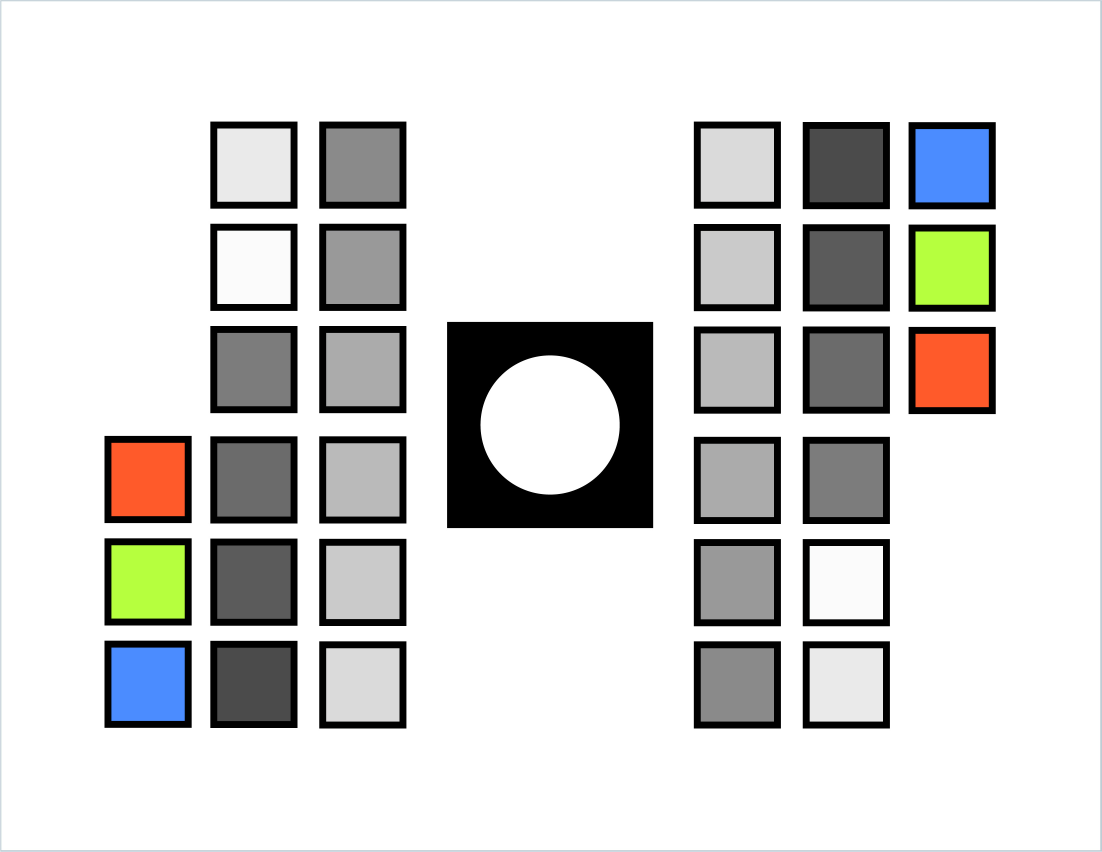
#> input picture app/data/RC_RGB_v1.2.4.jpg, 3304 x 2554 px (shown at 1/3 size)
$ python benchmark.py   (older library calls are emulated)
#> lines starting #> are read from the running program, lines starting #| are printed output that depends on the picture; after the words box and inside, x2 and y2 are one past the last pixel; in counts of white or black regions, pixels touching at a corner belong together
### utils.py
import numpy as np
import cv2
import cv2 as cv
import matplotlib.pyplot as plt
import math
from pathlib import Path
from sklearn.cross_decomposition import PLSRegression

from config import WIDTH, HEIGHT

font = cv2.FONT_HERSHEY_SIMPLEX


def convert_to_grayscale(image):
    return cv2.cvtColor(image, cv2.COLOR_BGR2GRAY)


def apply_threshold(image, low=127, high=255, mode=cv2.THRESH_BINARY_INV):
    return cv2.threshold(image, low, high, mode)


def resize(image):
    '''
        Reshapes and rotates to fit dims of reference
        If uses different aspect ratio - pad with white pixels
    '''
    h, w, c = image.shape
    if(w < h):
        image = cv2.transpose(image)
        image = cv2.flip(image, flipCode=0)

    return cv2.resize(image, (WIDTH, HEIGHT), cv2.INTER_AREA)


def pad(image, size=32, background=[255, 255, 255]):
    return cv2.copyMakeBorder(
        image.copy(), size, size, size, size, cv2.BORDER_CONSTANT, value=WHITE)


# [46 lines left out: functions median_blur, apply_opening, apply_closing, run_split_visualizer, run_visualizer, not called in this run]


def calibrate_threshold(image, use_ui=False):
    low = 127
    high = 255

    if use_ui == False:
        return low, high

    font = cv2.FONT_HERSHEY_SIMPLEX

    def update_low_threshold(x):
        low = x

    def update_high_threshold(x):
        high = x

    cv2.namedWindow('controls')
    cv2.createTrackbar('low', 'controls', 127, 255, update_low_threshold)
    cv2.createTrackbar('high', 'controls', 255, 255, update_high_threshold)

    while(True):
        low = int(cv2.getTrackbarPos('low', 'controls'))
        high = int(cv2.getTrackbarPos('high', 'controls'))
        (thresh, image_with_threshold) = cv2.threshold(
            image, low, high, cv2.THRESH_BINARY_INV)
        image_with_threshold = cv2.putText(
            image_with_threshold, f"Low: {low} -- High: {high}", (30, 330), font, 0.7, (255, 255, 255), 1)

        cv2.imshow('controls', image_with_threshold)

        k = cv2.waitKey(1) & 0xFF
        if k == 27:
            break

    cv2.destroyAllWindows()

    return low, high


# [148 lines left out: functions plot, run_orb, run_sift, drawKeyPts, not called in this run]


def sort_contours(contours, base=50):
    return NotImplementedError


# [134 lines left out: functions extract_fast_features, remove_noise_before_keypoint_detecton, not called in this run]


def angle_cos(p0, p1, p2):
    # https://github.com/opencv/opencv/blob/master/modules/python/test/test_squares.py
    d1, d2 = (p0-p1).astype('float'), (p2-p1).astype('float')
    return abs(np.dot(d1, d2) / np.sqrt(np.dot(d1, d1)*np.dot(d2, d2)))


def extract_all_points(original, after_threshold):

    image = original.copy()
    contours = cv2.findContours(
        after_threshold, cv2.RETR_EXTERNAL, cv2.CHAIN_APPROX_SIMPLE)
    contours = contours[0] if len(contours) == 2 else contours[1]
    squares = []

    # cv2.drawContours(image, contours, -1, (0, 255, 0), 3)
    # plot([after_threshold, image])
    # return

    # https://coderedirect.com/questions/493257/advanced-square-detection-with-connected-region
    img_number = 0
    base = 40
    for contour in contours:
        contour_len = cv2.arcLength(contour, True)
        contour_area = cv2.contourArea(contour)
        contour = cv2.approxPolyDP(contour, 0.02*contour_len, True)
        if len(contour) == 4 and contour_area > 1000 and contour_area < 30000 and cv2.isContourConvex(contour):
            contour = contour.reshape(-1, 2)
            # print([angle_cos(contour[i], contour[(i+1) % 4], contour[(i+2) % 4]) for i in range(4)])
            max_cos = np.max(
                [angle_cos(contour[i], contour[(i+1) % 4], contour[(i+2) % 4]) for i in range(4)])
            if max_cos < 0.5:
                contour = sorted(contour, key=lambda b: (
                    base * math.floor(b[0] / base), base * math.floor(b[1] / base)), reverse=False)
                squares.append(contour)
                # print("CONTOUR: \n", contour)
                # cv2.putText(
                #     image, f"{img_number}", contour[0], font, 0.9, (0, 0, 0), 3)
                # img_number += 1
                # # cv2.circle(image, contour[0], 8, (0, 0, 255), -1)
                # # cv2.circle(image, contour[1], 8, (0, 255, 0), -1)
                # # cv2.circle(image, contour[2], 8, (255, 0, 0), -1)
                # # cv2.circle(image, contour[3], 8, (255, 0, 255), -1)

    sorted_contours = sorted(squares, key=lambda b: (
        base * math.floor(b[0][0] / base), base * math.floor(b[0][1] / base)), reverse=False)

    colors = []
    for idx, contour in enumerate(sorted_contours):
        cv2.putText(image, f"{idx}", contour[0], font, 0.9, (0, 0, 0), 3)
        cv2.circle(image, contour[0], 8, (0, 0, 255), -1)
        cv2.circle(image, contour[1], 8, (0, 255, 0), -1)
        cv2.circle(image, contour[2], 8, (255, 0, 0), -1)
        cv2.circle(image, contour[3], 8, (255, 0, 255), -1)
        x, y, w, h = cv2.boundingRect(np.array([contour]))

        padding = 6
        ROI = original[y+padding:y +
                       h-padding, x+padding:x+w-padding]
        colors.append(np.average(ROI, axis=(0, 1)))

    return image, np.array(sorted_contours), colors


# [39 lines left out: functions get_color_calibration_model, extract_filter, calculate_reprojection_error, not called in this run]

### benchmark.py
import numpy as np
import cv2
import cv2 as cv
from config import reference, targets_with_ring_light_v2 as targets
import matplotlib.pyplot as plt
import utils
from utils import run_visualizer, run_split_visualizer
import colour


USE_UI_FOR_CALIBRATION = False
USE_SIFT = True
SHOW_SIFT_PLOT = False

# USE_SIFT = False
# SHOW_SIFT_PLOT = True

reference_card = utils.resize(cv.imread(reference))
#> in resize, `h, w, c = image.shape`: h = 2554; w = 3304; c = 3
reference_card_grayscale = utils.convert_to_grayscale(reference_card)
#> in convert_to_grayscale, `return cv2.cvtColor(image, cv2.COLOR_BGR2GRAY)`:
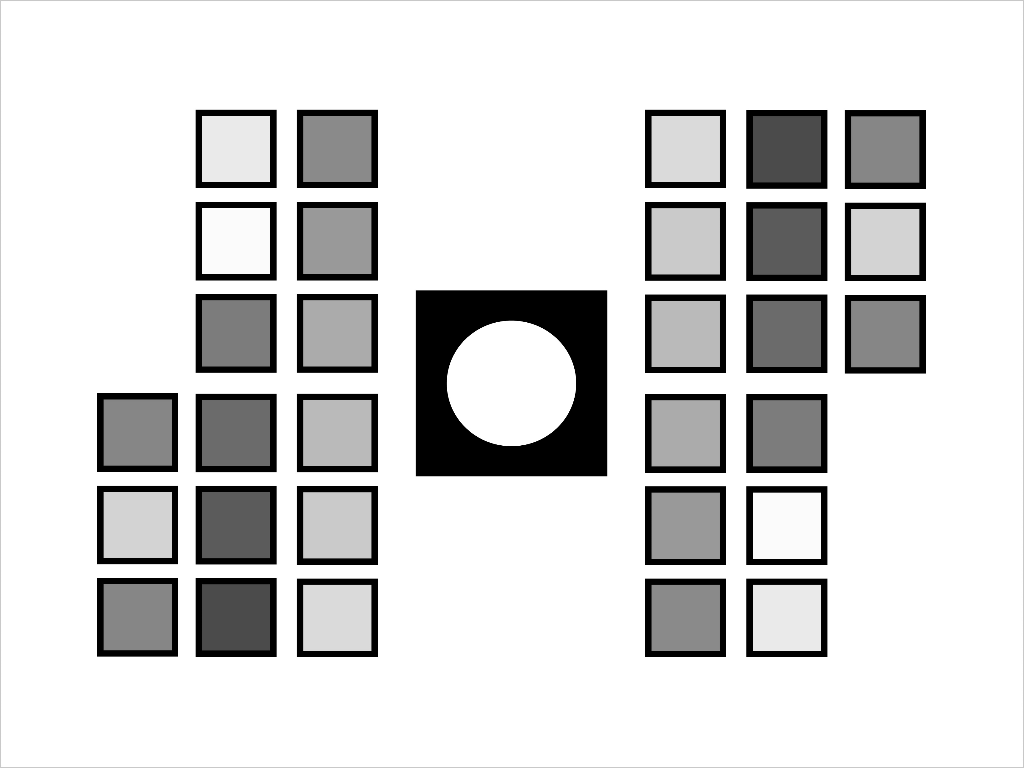
#> returned value: shape (768, 1024); min 0, max 255, mean 213.3
ref_low, ref_high = utils.calibrate_threshold(
    reference_card_grayscale, use_ui=USE_UI_FOR_CALIBRATION)
#> ref_low = 127; ref_high = 255
(ref_thresh, ref_threshold) = cv2.threshold(
    reference_card_grayscale, ref_low, ref_high, cv2.THRESH_BINARY_INV)
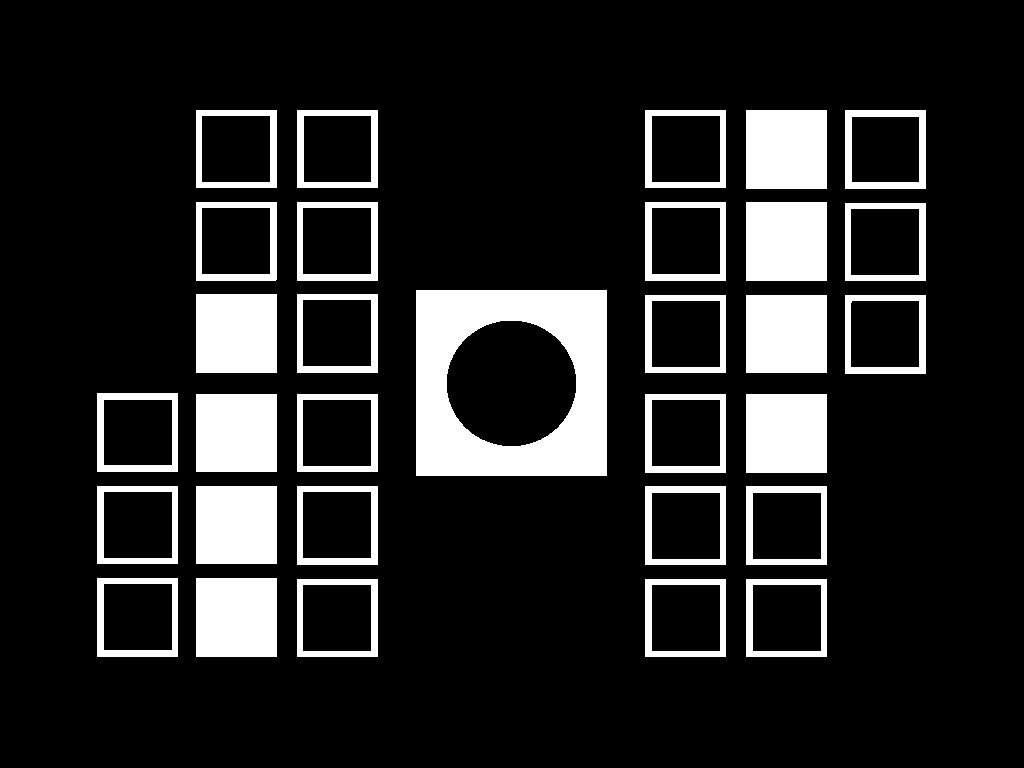
#> ref_threshold: shape (768, 1024); 14.7% white; 31 white regions
#> ref_thresh = 127
im1, c1, ref_colors = utils.extract_all_points(reference_card, ref_threshold)
#> in extract_all_points, `contours = cv2.findContours( after_threshold, cv2.RETR_EXTERNAL, cv2.C..`: contours = 31 contours; largest, box (x1, y1, x2, y2) and area: (416, 290, 607, 476) 35150, (196, 578, 277, 657) 6240, (97, 578, 178, 657) 6240, (746, 486, 827, 565) 6240, (645, 486, 726, 565) 6240
#> the loop in extract_all_points, `for contour in contours:` made 31 passes
#> (contour, contour_len, contour_area, max_cos) on passes 1 to 9: ([[746, 579], [746, 656], [826, 579], [826, 656]], 314, 6160, 0), ([[645, 579], [645, 656], [725, 579], [725, 656]], 314, 6160, 0), ([[297, 579], [297, 656], [377, 579], [377, 656]], 314, 6160, 0), ([[196, 578], [196, 656], [276, 578], [276, 656]], 316, 6240, 0), ([[97, 578], [97, 656], [177, 578], [177, 656]], 316, 6240, 0), ([[746, 486], [746, 564], [826, 486], [826, 564]], 316, 6240, 0), ([[645, 486], [645, 564], [725, 486], [725, 564]], 316, 6240, 0), ([[297, 486], [297, 564], [377, 486], [377, 564]], 316, 6240, 0), ([[196, 486], [196, 563], [276, 486], [276, 563]], 314, 6160, 0)
#> (contour_len, contour_area, contour, max_cos) on pass 26: (315.4, 6239.5, [[196, 202], [196, 280], [276, 202], [276, 279]], 0.0125)
#> after the loop in extract_all_points, `for contour in contours:`: max_cos = 0; squares = 30 items
#> the loop in extract_all_points, `for idx, contour in enumerate(sorted_contours):` made 30 passes
#> (contour, x, y, h) on passes 1 to 10: ([[97, 393], [97, 471], [177, 393], [177, 471]], 97, 393, 79), ([[97, 486], [97, 563], [177, 486], [177, 563]], 97, 486, 78), ([[97, 578], [97, 656], [177, 578], [177, 656]], 97, 578, 79), ([[196, 110], [196, 187], [276, 110], [276, 187]], 196, 110, 78), ([[196, 202], [196, 280], [276, 202], [276, 279]], 196, 202, 79), ([[196, 294], [196, 372], [276, 294], [276, 372]], 196, 294, 79), ([[196, 394], [196, 471], [276, 394], [276, 471]], 196, 394, 78), ([[196, 486], [196, 563], [276, 486], [276, 563]], 196, 486, 78), ([[196, 578], [196, 656], [276, 578], [276, 656]], 196, 578, 79), ([[297, 110], [297, 187], [377, 110], [377, 187]], 297, 110, 78)
#> pass 1, in extract_all_points, `ROI = original[y+padding:y + h-padding, x+padding:x+w-padding]`:
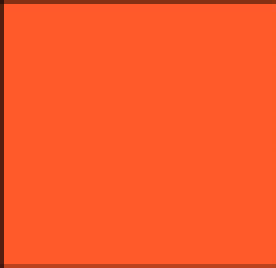
#> ROI: shape (67, 69, 3) (shown 4 times larger); mean of channels 0, 1, 2 41.1, 88.1, 249.7; drawn as B, G, R
#> pass 2, in extract_all_points, `ROI = original[y+padding:y + h-padding, x+padding:x+w-padding]`:
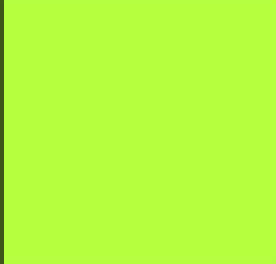
#> ROI: shape (66, 69, 3) (shown 4 times larger); mean of channels 0, 1, 2 61.6, 252.5, 180.2; drawn as B, G, R
#> pass 3, in extract_all_points, `ROI = original[y+padding:y + h-padding, x+padding:x+w-padding]`:
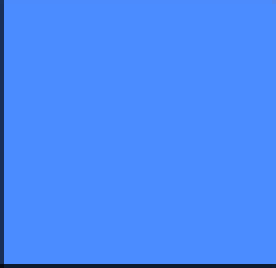
#> ROI: shape (67, 69, 3) (shown 4 times larger); mean of channels 0, 1, 2 249.4, 137, 73.4; drawn as B, G, R
#> after the loop in extract_all_points, `for idx, contour in enumerate(sorted_contours):`:
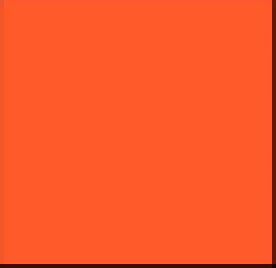
#> ROI: shape (67, 69, 3) (shown 4 times larger); mean of channels 0, 1, 2 41.1, 88, 249.3; drawn as B, G, R
#> after the loop in extract_all_points, `for idx, contour in enumerate(sorted_contours):`:
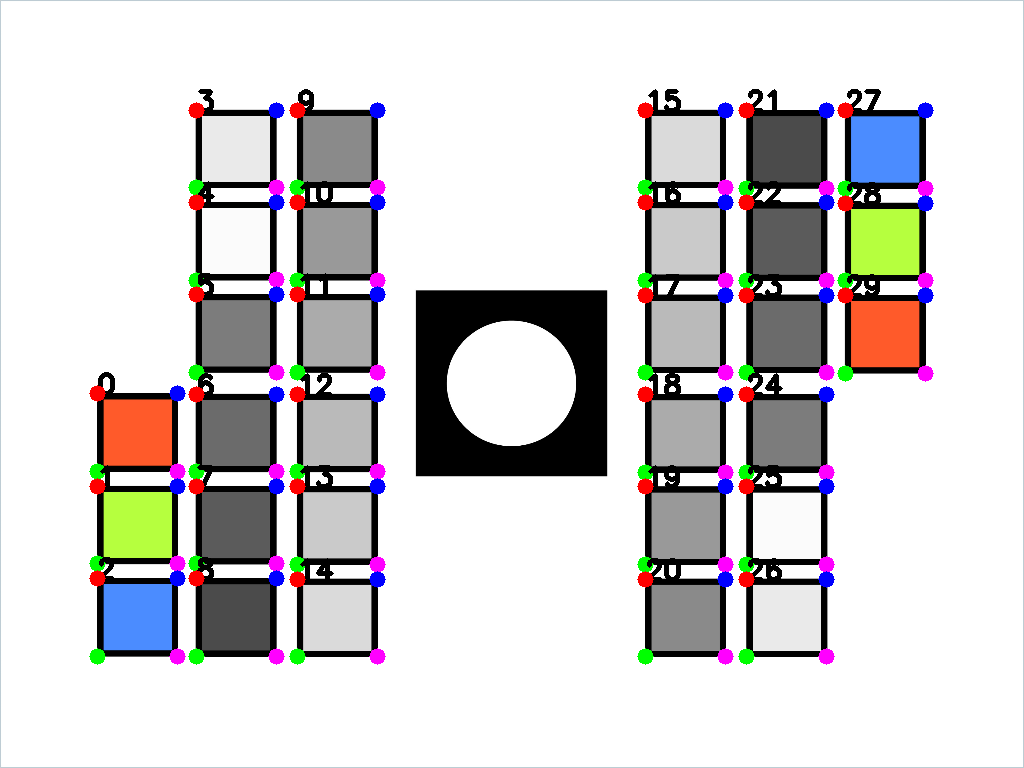
#> image: shape (768, 1024, 3); mean of channels 0, 1, 2 208.4, 207.6, 210; drawn as B, G, R
#> after the loop in extract_all_points, `for idx, contour in enumerate(sorted_contours):`: colors = 30 items, first 6: [41.08, 88.14, 249.7], [61.57, 252.5, 180.2], [249.4, 137, 73.39], [230.6, 230.6, 230.6], [243.6, 243.7, 243.6], [121.1, 121.1, 121.1]
#> ref_colors has the same summary as colors in extract_all_points

results = []

for target in targets[:]:
    print(target)
#> (the run stopped early here; a loop or call above may not have finished)
